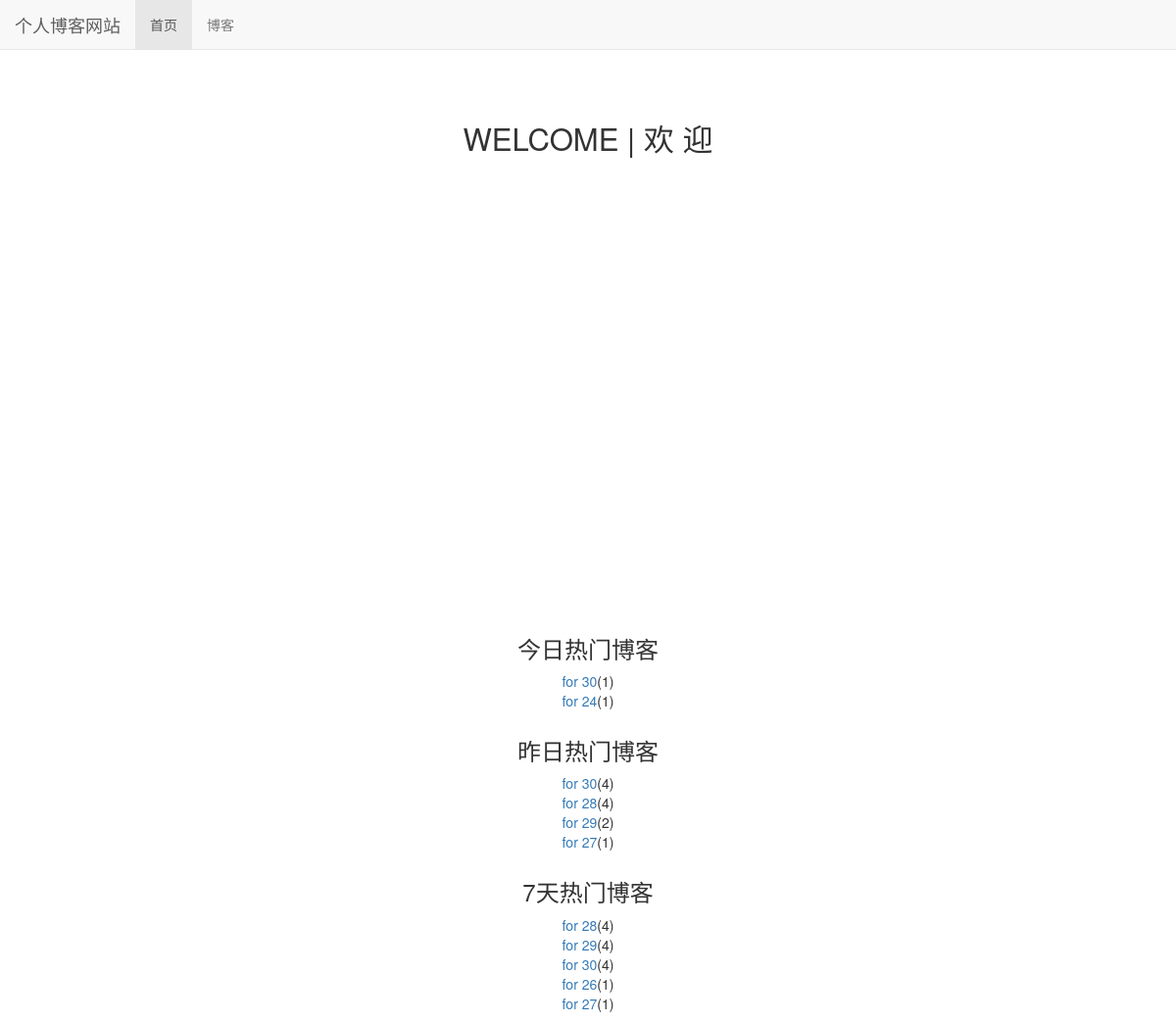
The page / on the database its author committed.
### read_statistics/models.py (models this page shows)
class ReadDetail(models.Model):
    date = models.DateField(default=timezone.now)
    read_num = models.IntegerField(default=0)
    content_type = models.ForeignKey(ContentType, on_delete=models.DO_NOTHING)
    object_id = models.PositiveIntegerField()
    content_object = GenericForeignKey('content_type', 'object_id')

### blog/models.py (models this page shows, shortened)
class Blog(models.Model, ReadNumExpendMethod):
    title = models.CharField(max_length=50)  # 标题
    blog_type = models.ForeignKey(BlogType, on_delete=models.DO_NOTHING)  # 博客类型，从BlogType类导入
    content = RichTextUploadingField()  # 内容
    author = models.ForeignKey(User, on_delete=models.DO_NOTHING)  # 作者,从User类下导入
    read_details = GenericRelation(ReadDetail)
    create_time = models.DateTimeField(auto_now_add=True)  # 创建时间
    last_updated_time = models.DateTimeField(auto_now=True)  # 最后修改时间
    class Meta:
        ordering = ['-create_time']

### blogproject/views.py (the view)
# urls.py: 2. Add a URL to urlpatterns:  path('', views.home, name='home')
def home(request):
    blog_content_type = ContentType.objects.get_for_model(Blog)
    dates, read_nums = get_seven_days_read_data(blog_content_type)
    hot_blogs_for_7_days = cache.get('hot_blogs_for_7_days')
    if hot_blogs_for_7_days is None:
        hot_blogs_for_7_days = get_7_days_hot_blogs()
        cache.set('hot_blogs_for_7_days', hot_blogs_for_7_days, 3600)
    context = {}
    context['dates'] = dates
    context['read_nums'] = read_nums
    context['today_hot_data'] = get_today_hot_data(blog_content_type)
    context['yesterday_hot_data'] = get_yesterday_hot_data(blog_content_type)
    context['hot_blogs_for_7_days'] = get_7_days_hot_blogs()
    return render_to_response('home.html', context)

### blogproject/views.py (called while the page is built)
def get_7_days_hot_blogs():
    today = timezone.now().date()
    date = today - datetime.timedelta(days=7)
    blogs = Blog.objects \
        .filter(read_details__date__lt=today, read_details__date__gte=date) \
        .values('id', 'title') \
        .annotate(read_num_sum=Sum('read_details__read_num')) \
        .order_by('-read_num_sum')
    return blogs

### read_statistics/utils.py (called while the page is built)
def get_seven_days_read_data(content_type):
    today = timezone.now().date()
    dates = []
    read_nums = []
    for i in range(7, 0, -1):
        date = today - datetime.timedelta(days=i)
        dates.append(date.strftime('%m/%d'))
        read_details = ReadDetail.objects.filter(content_type=content_type, date=date)
        result = read_details.aggregate(read_num_sum=Sum('read_num'))
        read_nums.append(result['read_num_sum'] or 0)
    return dates, read_nums

def get_today_hot_data(content_type):
    today = timezone.now().date()
    read_details = ReadDetail.objects.filter(content_type=content_type, date=today).order_by('-read_num')
    return read_details[:7]

def get_yesterday_hot_data(content_type):
    today = timezone.now().date()
    yesterday = today - datetime.timedelta(days=1)
    read_details = ReadDetail.objects.filter(content_type=content_type, date=yesterday).order_by('-read_num')
    return read_details[:7]

### templates/home.html (shortened to what this page needs)
{% extends 'base.html' %}
{% load staticfiles %}
{% block header_extends %}
    <link rel="stylesheet" href="{% static 'home.css' %}">
{% endblock %}
{% block nav_home_active %}
    active
{% endblock %}
{% block content %}
    <h3 class="home-content">WELCOME | 欢 迎</h3>
    <div id="container" style="width: 600px;height:400px;"></div>
    <div class="hot-data-title">
        <h3>今日热门博客</h3>
        <ul>
            {% for hot_data in today_hot_data %}
                <li><a href="{% url 'blog_detail' hot_data.content_object.pk %}">{{ hot_data.content_object.title }}</a>({{ hot_data.read_num }})
                </li>
            {% empty %}
                <li>今日无热门博客</li>
            {% endfor %}
        </ul>
    </div>
    <div class="hot-data-title">
        <h3>昨日热门博客</h3>
        <ul>
            {% for hot_data in yesterday_hot_data %}
                <li><a href="{% url 'blog_detail' hot_data.content_object.pk %}">{{ hot_data.content_object.title }}</a>({{ hot_data.read_num }})
                </li>
            {% empty %}
                <li>昨日无热门博客</li>
            {% endfor %}
        </ul>
    </div>
    <div class="hot-data-title">
        <h3>7天热门博客</h3>
        <ul>
            {% for hot_blog in hot_blogs_for_7_days %}
                <li><a href="{% url 'blog_detail' hot_blog.id %}">{{ hot_blog.title }}</a>({{ hot_blog.read_num_sum }})
                </li>
            {% empty %}
                <li>昨日无热门博客</li>
            {% endfor %}
        </ul>
    </div>
{% endblock %}

### static/base.css (style rules this page uses)
* { margin: 0; padding: 0; }
body { margin-top: 70px!important; }

### static/home.css (style rules this page uses)
.home-content { font-size: 222%; text-align: center; margin-top: 4em; margin-bottom: 2em; }
div#container { margin: 0 auto; height: 15em; min-width: 20em; max-width: 30em; }
div.hot-data-title { text-align: center; margin-top: 2em; }

### rows shown on the page
ReadDetail: content_object "for 30", read_num "1"
ReadDetail: content_object "for 24", read_num "1"
ReadDetail: content_object "for 30", read_num "4"
ReadDetail: content_object "for 28", read_num "4"
ReadDetail: content_object "for 29", read_num "2"
ReadDetail: content_object "for 27", read_num "1"
Blog: title "for 28", read_num_sum "4"
Blog: title "for 29", read_num_sum "4"
Blog: title "for 30", read_num_sum "4"
Blog: title "for 27", read_num_sum "1"

### other values the page prints
{{ hot_blog.title }} "for 26"
{{ hot_blog.read_num_sum }} "1"
